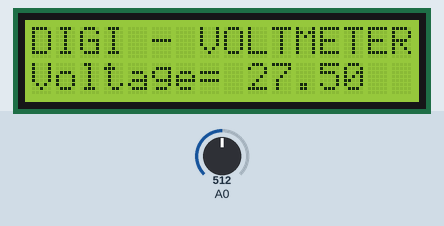
Simulated run of this sketch. Board: Arduino Uno, built with avr-gcc and run on an emulated ATmega328P. Parts: 16×2 character LCD. The inputs (shaded band) are chosen by the test bench; at power-on: A0 = 512. What the sketch prints to the serial monitor is not drawn.

Above: at 1.2 s.
1.3 s: A0 set to 716
At 1.9 s:
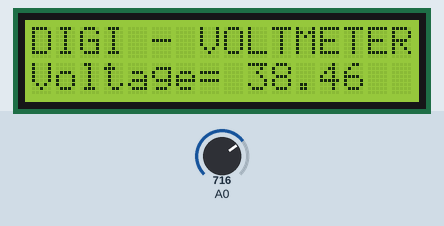
3.0 s: A0 set to 900
At 3.6 s:
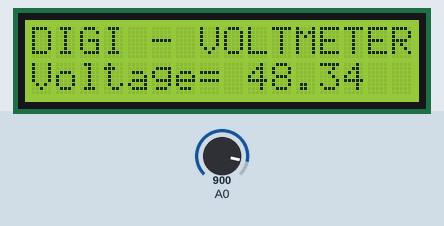
4.5 s: A0 set to 1023
At 5.2 s:
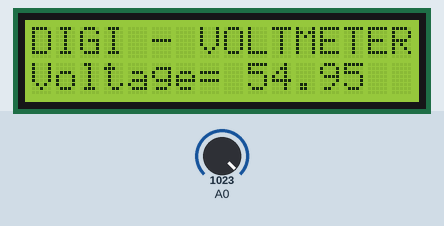
Timing chart, 0 to 7.5 s (numbered marks = the images above; inputs shaded):
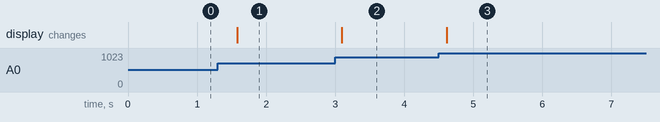

The sketch:

voltmeter_final.ino
```cpp
#include "LiquidCrystal.h"

LiquidCrystal lcd(8, 9, 4, 5, 6, 7);

float input_voltage = 0.0;
float temp=0.0;
float r1=100000.0;
float r2=10000.0;


void setup()
{
   Serial.begin(9600);     //  opens serial port, sets data rate to 9600 bps
   lcd.begin(16, 2);       //// set up the LCD's number of columns and rows:
   lcd.print("DIGI - VOLTMETER");
}
void loop()
{

//Conversion formula

   int analog_value = analogRead(A0);
    temp = (analog_value * 5.0) / 1024.0;
   input_voltage = temp / (r2/(r1+r2));

   if (input_voltage < 0.1)
   {
     input_voltage=0.0;
   }
    Serial.print("v= ");
    Serial.println(input_voltage);
    lcd.setCursor(0, 1);
    lcd.print("Voltage= ");
    lcd.print(input_voltage);
    delay(300);
}
```

Measured:
- after the input at 1.3 s, the display: changes after 0.28 s (image 1)
- after the input at 3.0 s, the display: changes after 0.10 s (image 2)
- after the input at 4.5 s, the display: changes after 0.11 s (image 3)
